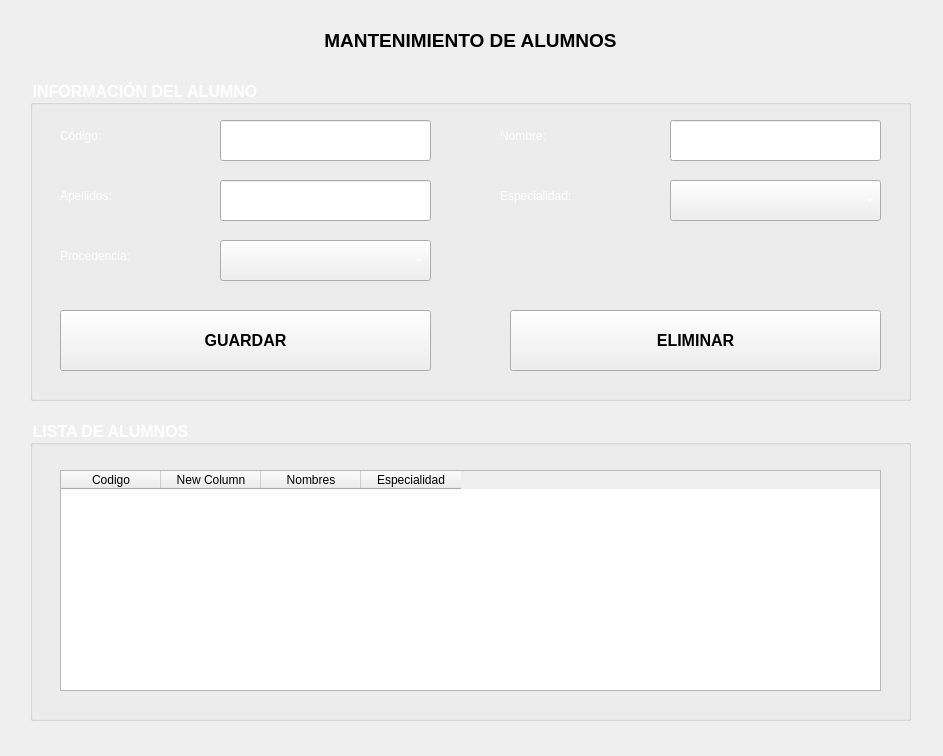
<?xml version="1.0" encoding="UTF-8"?>
<ui version="4.0">
 <class>MainWindow</class>
 <widget class="QMainWindow" name="MainWindow">
  <property name="geometry">
   <rect>
    <x>0</x>
    <y>0</y>
    <width>943</width>
    <height>756</height>
   </rect>
  </property>
  <property name="windowTitle">
   <string>MainWindow</string>
  </property>
  <widget class="QWidget" name="centralwidget">
   <widget class="QLabel" name="label">
    <property name="geometry">
     <rect>
      <x>30</x>
      <y>20</y>
      <width>881</width>
      <height>41</height>
     </rect>
    </property>
    <property name="font">
     <font>
      <pointsize>14</pointsize>
      <weight>75</weight>
      <bold>true</bold>
     </font>
    </property>
    <property name="text">
     <string>MANTENIMIENTO DE ALUMNOS</string>
    </property>
    <property name="alignment">
     <set>Qt::AlignCenter</set>
    </property>
   </widget>
   <widget class="QGroupBox" name="groupBox">
    <property name="geometry">
     <rect>
      <x>30</x>
      <y>80</y>
      <width>881</width>
      <height>321</height>
     </rect>
    </property>
    <property name="font">
     <font>
      <pointsize>12</pointsize>
      <weight>75</weight>
      <bold>true</bold>
     </font>
    </property>
    <property name="styleSheet">
     <string notr="true">color: rgb(255, 255, 255);</string>
    </property>
    <property name="title">
     <string>INFORMACIÓN DEL ALUMNO</string>
    </property>
    <widget class="QLabel" name="label_2">
     <property name="geometry">
      <rect>
       <x>30</x>
       <y>40</y>
       <width>151</width>
       <height>31</height>
      </rect>
     </property>
     <property name="text">
      <string>Código:</string>
     </property>
    </widget>
    <widget class="QLineEdit" name="txtcodigo">
     <property name="geometry">
      <rect>
       <x>190</x>
       <y>40</y>
       <width>211</width>
       <height>41</height>
      </rect>
     </property>
    </widget>
    <widget class="QLabel" name="label_3">
     <property name="geometry">
      <rect>
       <x>470</x>
       <y>40</y>
       <width>151</width>
       <height>31</height>
      </rect>
     </property>
     <property name="text">
      <string>Nombre:</string>
     </property>
    </widget>
    <widget class="QLineEdit" name="txtnombre">
     <property name="geometry">
      <rect>
       <x>640</x>
       <y>40</y>
       <width>211</width>
       <height>41</height>
      </rect>
     </property>
    </widget>
    <widget class="QLabel" name="label_4">
     <property name="geometry">
      <rect>
       <x>30</x>
       <y>100</y>
       <width>151</width>
       <height>31</height>
      </rect>
     </property>
     <property name="text">
      <string>Apellidos:</string>
     </property>
    </widget>
    <widget class="QLabel" name="label_5">
     <property name="geometry">
      <rect>
       <x>30</x>
       <y>160</y>
       <width>151</width>
       <height>31</height>
      </rect>
     </property>
     <property name="text">
      <string>Procedencia:</string>
     </property>
    </widget>
    <widget class="QLabel" name="label_6">
     <property name="geometry">
      <rect>
       <x>470</x>
       <y>100</y>
       <width>151</width>
       <height>31</height>
      </rect>
     </property>
     <property name="text">
      <string>Especialidad:</string>
     </property>
    </widget>
    <widget class="QLineEdit" name="txtapellidos">
     <property name="geometry">
      <rect>
       <x>190</x>
       <y>100</y>
       <width>211</width>
       <height>41</height>
      </rect>
     </property>
    </widget>
    <widget class="QComboBox" name="cboespecialidad">
     <property name="geometry">
      <rect>
       <x>640</x>
       <y>100</y>
       <width>211</width>
       <height>41</height>
      </rect>
     </property>
    </widget>
    <widget class="QComboBox" name="cboprocedencia">
     <property name="geometry">
      <rect>
       <x>190</x>
       <y>160</y>
       <width>211</width>
       <height>41</height>
      </rect>
     </property>
    </widget>
    <widget class="QPushButton" name="btnguardar">
     <property name="geometry">
      <rect>
       <x>30</x>
       <y>230</y>
       <width>371</width>
       <height>61</height>
      </rect>
     </property>
     <property name="font">
      <font>
       <pointsize>12</pointsize>
       <weight>75</weight>
       <bold>true</bold>
      </font>
     </property>
     <property name="styleSheet">
      <string notr="true">color: rgb(0, 0, 0);</string>
     </property>
     <property name="text">
      <string>GUARDAR</string>
     </property>
    </widget>
    <widget class="QPushButton" name="btneliminar">
     <property name="geometry">
      <rect>
       <x>480</x>
       <y>230</y>
       <width>371</width>
       <height>61</height>
      </rect>
     </property>
     <property name="font">
      <font>
       <pointsize>12</pointsize>
       <weight>75</weight>
       <bold>true</bold>
      </font>
     </property>
     <property name="styleSheet">
      <string notr="true">color: rgb(0, 0, 0);
</string>
     </property>
     <property name="text">
      <string>ELIMINAR</string>
     </property>
    </widget>
   </widget>
   <widget class="QGroupBox" name="groupBox_2">
    <property name="geometry">
     <rect>
      <x>30</x>
      <y>420</y>
      <width>881</width>
      <height>301</height>
     </rect>
    </property>
    <property name="font">
     <font>
      <pointsize>12</pointsize>
      <weight>75</weight>
      <bold>true</bold>
     </font>
    </property>
    <property name="styleSheet">
     <string notr="true">color: rgb(255, 255, 255);</string>
    </property>
    <property name="title">
     <string>LISTA DE ALUMNOS</string>
    </property>
    <widget class="QTableWidget" name="btlalumnos">
     <property name="geometry">
      <rect>
       <x>30</x>
       <y>50</y>
       <width>821</width>
       <height>221</height>
      </rect>
     </property>
     <property name="font">
      <font>
       <pointsize>12</pointsize>
       <weight>75</weight>
       <bold>true</bold>
      </font>
     </property>
     <property name="styleSheet">
      <string notr="true">color: rgb(0, 0, 0);</string>
     </property>
     <column>
      <property name="text">
       <string>Codigo</string>
      </property>
     </column>
     <column>
      <property name="text">
       <string>New Column</string>
      </property>
     </column>
     <column>
      <property name="text">
       <string>Nombres</string>
      </property>
     </column>
     <column>
      <property name="text">
       <string>Especialidad</string>
      </property>
     </column>
    </widget>
   </widget>
   <widget class="QLabel" name="label_7">
    <property name="geometry">
     <rect>
      <x>0</x>
      <y>0</y>
      <width>941</width>
      <height>751</height>
     </rect>
    </property>
    <property name="text">
     <string/>
    </property>
    <property name="pixmap">
     <pixmap>../../../../../Downloads/wallpapersden.com_starry-landscape-4k-cool-blue-moon_3840x2160.jpg</pixmap>
    </property>
    <property name="scaledContents">
     <bool>true</bool>
    </property>
   </widget>
   <zorder>label</zorder>
   <zorder>label_7</zorder>
   <zorder>groupBox</zorder>
   <zorder>groupBox_2</zorder>
  </widget>
 </widget>
 <resources/>
 <connections/>
</ui>
